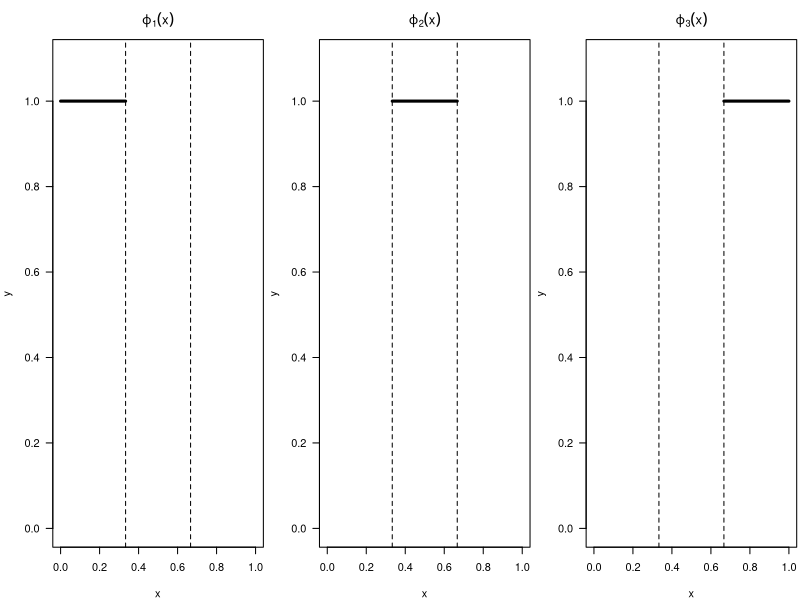
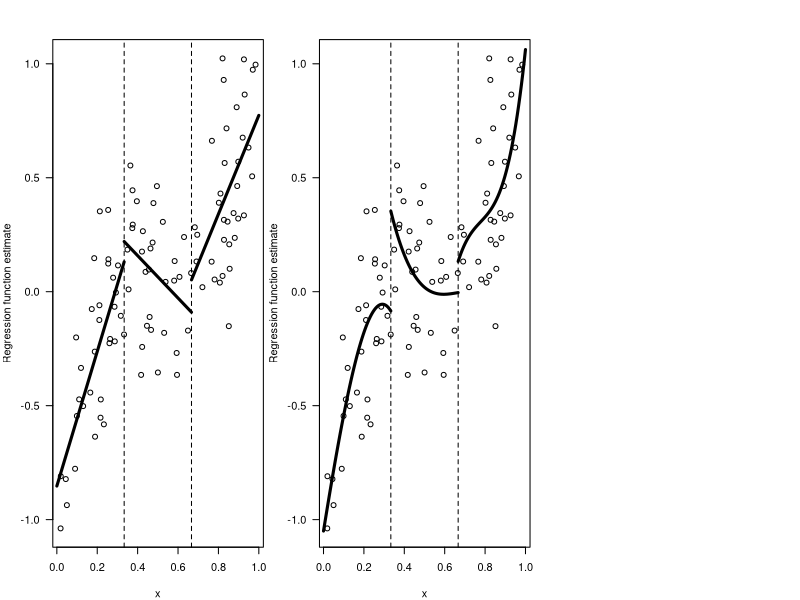

Generate these figures, in order, with R:
## ---- chunk 1
par(mfrow=c(1,3), mar=c(4.0, 4.0, 3.0, 0.25))
plot(0,0, type="n", xlab="x", ylab="y", main=expression(varphi[1](x)), xlim=c(0,1), ylim=c(0,1.1),
     las=1, cex.main=1.2)
lines(c(0,1/3), c(1,1), lwd=3)
abline(v=1/3, lty=2)
abline(v=2/3, lty=2)
plot(0,0, type="n", xlab="x", ylab="y", main=expression(varphi[2](x)), xlim=c(0,1), ylim=c(0,1.1),
     las=1, cex.main=1.2)
lines(c(1/3,2/3), c(1,1), lwd=3)
abline(v=1/3, lty=2)
abline(v=2/3, lty=2)
plot(0,0, type="n", xlab="x", ylab="y", main=expression(varphi[3](x)), xlim=c(0,1), ylim=c(0,1.1),
     las=1, cex.main=1.2)
lines(c(2/3,1), c(1,1), lwd=3)
abline(v=1/3, lty=2)
abline(v=2/3, lty=2)
## ---- chunk 2
set.seed(53186)
n <- 100
xx <- runif(n)
yy <- (2*(xx-1/2))^3 + rnorm(n,sd=.25)

ind1 <- xx < 1/3
ind2 <- xx < 2/3 & xx > 1/3
ind3 <- xx > 2/3
lm.fit1 <- lm(yy[ind1] ~ xx[ind1])
lm.fit2 <- lm(yy[ind2] ~ xx[ind2])
lm.fit3 <- lm(yy[ind3] ~ xx[ind3])

plot(xx, yy, las=1, xlab="x", ylab="Regression function estimate")
lines(c(0, 1/3), lm.fit1$coef[1] + lm.fit1$coef[2]*c(0, 1/3), lwd=3)
lines(c(1/3, 2/3), lm.fit2$coef[1] + lm.fit2$coef[2]*c(1/3, 2/3), lwd=3)
lines(c(2/3, 1), lm.fit3$coef[1] + lm.fit3$coef[2]*c(2/3, 1), lwd=3)
abline(v=1/3, lty=2)
abline(v=2/3, lty=2)
## ---- chunk 3
lm.cubfit1 <- lm(yy[ind1] ~ xx[ind1] + I(xx[ind1]^2) + I(xx[ind1]^3))
lm.cubfit2 <- lm(yy[ind2] ~ xx[ind2] + I(xx[ind2]^2) + I(xx[ind2]^3))
lm.cubfit3 <- lm(yy[ind3] ~ xx[ind3] + I(xx[ind3]^2) + I(xx[ind3]^3))

tt1 <- seq(0, 1/3, length.out=50)
tt2 <- seq(1/3, 2/3, length.out=50)
tt3 <- seq(2/3, 1, length.out=50)
plot(xx, yy, las=1, xlab="x", ylab="Regression function estimate")
lines(tt1, lm.cubfit1$coef[1] + lm.cubfit1$coef[2]*tt1 + lm.cubfit1$coef[3]*tt1^2 + lm.cubfit1$coef[4]*tt1^3, lwd=3)
lines(tt2, lm.cubfit2$coef[1] + lm.cubfit2$coef[2]*tt2 + lm.cubfit2$coef[3]*tt2^2 + lm.cubfit2$coef[4]*tt2^3, lwd=3)
lines(tt3, lm.cubfit3$coef[1] + lm.cubfit3$coef[2]*tt3 + lm.cubfit3$coef[3]*tt3^2 + lm.cubfit3$coef[4]*tt3^3, lwd=3)
abline(v=1/3, lty=2)
abline(v=2/3, lty=2)
